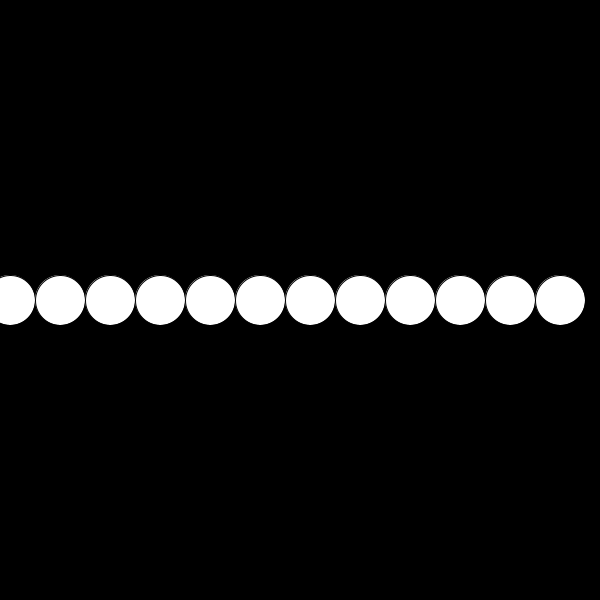
Frame 1 (no input)
Frame 60 (the mouse pressed at the canvas centre just before this capture): identical to frame 1, image omitted
Frame 120 (the mouse held since frame 60 and released just before this capture): identical to frame 1, image omitted

The Processing sketch that drew this single still picture (run headless with seeded random() and noise(); from frame 60 on, the mouse is pressed at the canvas centre):

// Processing sketch: M2Q12
// ── M2Q12.pde
int size = 10; 
void setup() {
  size(600, 600); 
  size=+50;
}

void draw() {
  background(0); 

  for (int i = 0; i< width; i+=50) {
    ellipse(i+10, height/2, size, size);
  }
}
